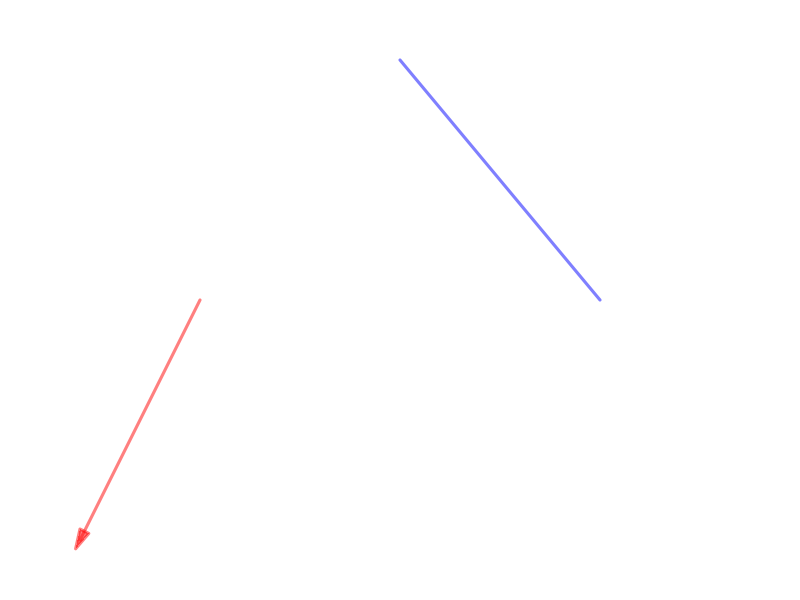

Here is the R script that generated this plot: (Note: this script raises an error after producing the figure.)
require(shape)
pdf(file = "people/sequential_disagreement_solved.pdf", width = 9, height = 7)

#Set parameters for graphics
axislabelsize <- 1.5
labelsize <- 2
actionlabelsize <- 1.5
graphlinewidth <- 3
segmentlinewidth <- 2
nodesize <- 1.5

COL <- c("#7fc97f", "#beaed4", "#fdc086", "#ffff99", "#386cb0", "#f0027f", "#bf5b17", "#666666")
COLA <- c("#99d8c9","#66c2a4","#41ae76", "#238b45", "#005824")
COLB <- c("#4eb3d3", "#2b8cbe", "#0868ac","#084081")

par(mar =  c(0, 0, 0, 0))

xlims <- c(0, 10)
ylims <- c(0, 10)

npts <- 501 
x <- seq(xlims[1], xlims[2], length.out = npts)
y <- seq(ylims[1], ylims[2], length.out = npts) 

plot(0, 0, xlim = xlims, ylim = ylims, type = "n",
     xlab = expression(paste("")),
     ylab = expression(paste("")), 
     xaxt = "n", 
     yaxt = "n", 
     cex.lab = axislabelsize, 
     bty = "n",
     xaxs="i", 
     yaxs="i")

ticksy <- seq(from = 0, to = ylims[2], by = 2)
ylabels <- seq(from = 0, to = ylims[2], by = 2)
ticksx <- seq(from = 0, to = xlims[2], by = 2)
xlabels <- seq(from = 0, to = xlims[2], by = 2)

#Branches for Aisha
#Swahili
#segments(5, 9, 2.5, 5, lty = 1, col = rgb(0, 0, 1, 0.5), lwd = graphlinewidth)
#English
segments(5, 9, 7.5, 5, lty = 1, col = rgb(0, 0, 1, 0.5), lwd = graphlinewidth)

#Branches for Ben
#From Aisha speaking Swahili
#Ben speaking Swahili
#segments(2.5, 5, 1, 1, lty = 1, col = rgb(1, 0, 0, 0.5), lwd = graphlinewidth)
#Ben speaking English
#segments(2.5, 5, 4, 1, lty = 1, col = rgb(1, 0, 0, fadelevel), lwd = graphlinewidth)

#Bina plants early
Arrows(2.5, 5, 1, 1, col = rgb(1, 0, 0, 0.5), lty = 1, lwd = 3, arr.type = "triangle")
#segments(2.5, 5, 1, 1, lty = 1, col = rgb(1, 0, 0, 0.5), lwd = graphlinewidth)
#Bina plants late
segments(2.5, 5, 4, 1, lty = 1, col = rgb(1, 0, 0, fadelevel), lwd = graphlinewidth)

#Branches for Aisha
#Speak Swahili
Arrows(5, 9, 2.5, 5, col = rgb(0, 0, 1, 0.5), lty = 1, lwd = 3, arr.type = "triangle")


#From Aisha Speakign English
#Ben speaking Swahili
segments(7.5, 5, 6, 1, lty = 1, col = rgb(1, 0, 0, fadelevel), lwd = graphlinewidth)

#Ben Speaks English
segments(7.5, 5, 9, 1, lty = 1, col = rgb(1, 0, 0, fadelevel), lwd = graphlinewidth)

#Initial node
points(5, 9, pch = 16, col = "black", cex = nodesize)

#P1 Nodes
#points(2.5, 5, pch = 16, col = "black", cex = nodesize)
points(7.5, 5, pch = 16, col = rgb(0,0,0,fadelevel), cex = nodesize)

#P2 Terminal Nodes
#points(1, 1, pch = 16, col = "black", cex = nodesize)
points(4, 1, pch = 16, col = rgb(0,0,0,fadelevel), cex = nodesize)
points(6, 1, pch = 16, col = rgb(0,0,0,fadelevel), cex = nodesize)
points(9, 1, pch = 16, col = rgb(0,0,0,fadelevel), cex = nodesize)

text(5, 9.3, expression(paste("Aisha")), cex = labelsize)

text(3.2, 7.5, expression(paste("Speak")), cex = actionlabelsize)
text(3.2, 7.1, expression(paste("Swahili")), cex = actionlabelsize)
text(6.8, 7.5, expression(paste("Speak")), cex = actionlabelsize, col = rgb(0,0,0,fadelevel))
text(6.8, 7.1, expression(paste("English")), cex = actionlabelsize, col = rgb(0,0,0,fadelevel))


text(2, 5, expression(paste("Ben")), cex = labelsize)
text(1.2, 3.5, expression(paste("Speak")), cex = actionlabelsize)
text(1.2, 3.1, expression(paste("Swahili")), cex = actionlabelsize)
text(4, 3.5, expression(paste("Speak")), cex = actionlabelsize, col = rgb(0,0,0,fadelevel))
text(4, 3.1, expression(paste("English")), cex = actionlabelsize, col = rgb(0,0,0,fadelevel))


text(8, 5, expression(paste("Ben")), cex = labelsize, col = rgb(0,0,0,fadelevel))
text(6, 3.5, expression(paste("Speak")), cex = actionlabelsize, col = rgb(0,0,0,fadelevel))
text(6, 3.1, expression(paste("Swahili")), cex = actionlabelsize, col = rgb(0,0,0,fadelevel))
text(8.8, 3.5, expression(paste("Speak")), cex = actionlabelsize, col = rgb(0,0,0,fadelevel))
text(8.8, 3.1, expression(paste("English")), cex = actionlabelsize, col = rgb(0,0,0,fadelevel))

#Payoffs 
text(1, .6, expression("(4, 2)"), cex = actionlabelsize)
text(4, .6, expression("(0, 0)"), cex = actionlabelsize, col = rgb(0,0,0,fadelevel))
text(6, .6, expression("(0, 0)"), cex = actionlabelsize, col = rgb(0,0,0,fadelevel))
text(9, .6, expression("(2, 4)"), cex = actionlabelsize, col = rgb(0,0,0,fadelevel))



#Cutting branch plant late when A plants early
segments(2.6, 3.9, 3.1, 4.4, lty = 1, col = rgb(0,0,0,fadelevel), lwd = graphlinewidth)
segments(2.8, 3.25, 3.3, 3.75, lty = 1, col = rgb(0,0,0,fadelevel), lwd = graphlinewidth)
segments(3, 2.65, 3.5, 3.15, lty = 1, col = rgb(0,0,0,fadelevel), lwd = graphlinewidth)
segments(3.2, 2.05, 3.7, 2.55, lty = 1, col = rgb(0,0,0,fadelevel), lwd = graphlinewidth)
segments(3.4, 1.45, 3.9, 1.95, lty = 1, col = rgb(0,0,0,fadelevel), lwd = graphlinewidth)


#Cutting branch plant late when A plants
segments(7.4, 3.9, 6.9, 4.4, lty = 1, col = rgb(0,0,0,fadelevel), lwd = graphlinewidth)
segments(7.2, 3.25, 6.7, 3.75, lty = 1, col = rgb(0,0,0,fadelevel), lwd = graphlinewidth)
segments(7, 2.65, 6.5, 3.15, lty = 1, col = rgb(0,0,0,fadelevel), lwd = graphlinewidth)
segments(6.8, 2.05, 6.3, 2.55, lty = 1, col = rgb(0,0,0,fadelevel), lwd = graphlinewidth)
segments(6.6, 1.45, 6.1, 1.95, lty = 1, col = rgb(0,0,0,fadelevel), lwd = graphlinewidth)

#Cutting branch plant late for A given B's actions
# segments(5.25, 7.9, 5.75, 8.4, lty = 1, col = rgb(0,0,0,fadelevel), lwd = graphlinewidth)
# segments(5.65, 7.3, 6.15, 7.8, lty = 1, col = rgb(0,0,0,fadelevel), lwd = graphlinewidth)
# segments(6.05, 6.7, 6.55, 7.2, lty = 1, col = rgb(0,0,0,fadelevel), lwd = graphlinewidth)
# segments(6.45, 6.1, 6.95, 6.6, lty = 1, col = rgb(0,0,0,fadelevel), lwd = graphlinewidth)
# segments(6.85, 5.5, 7.35, 6, lty = 1, col = rgb(0,0,0,fadelevel), lwd = graphlinewidth)



dev.off()
